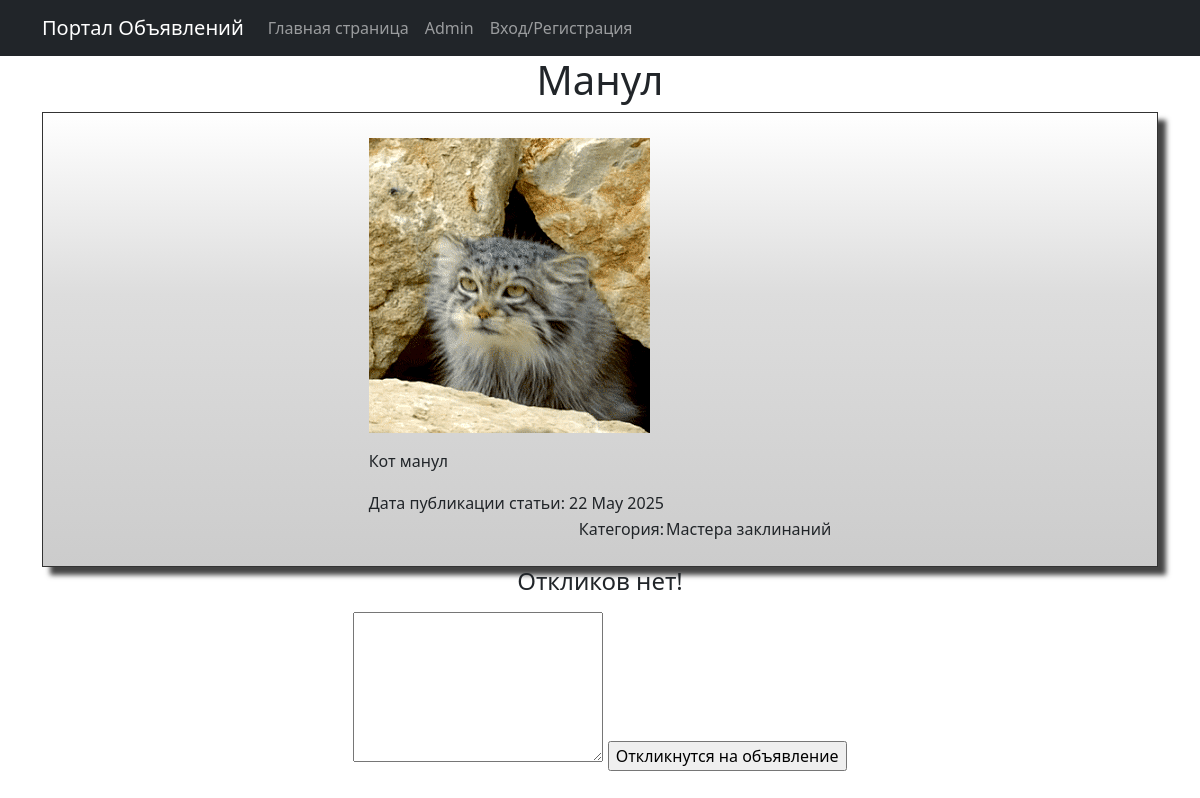
Page /8 on the committed database.
### advertisement/models.py (models this page shows, shortened)
class Advertisement(models.Model):
    user_id = models.ForeignKey(User, on_delete=models.CASCADE)
    title_ad = models.CharField(max_length=128)
    text_ad = CKEditor5Field()
    category = models.ForeignKey(Category, on_delete=models.CASCADE)
    date_time = models.DateTimeField(auto_now_add=True)

class Category(models.Model):
    name = models.CharField(max_length=64, unique=True)
    def __str__(self):
        return self.name

### advertisement/views.py (the view)
# urls.py: path('<int:pk>', AdDetail.as_view(), name='ad_detail'),
class AdDetail(DetailView):
    model = Advertisement
    template_name = 'advertisement/ad_detail.html'
    context_object_name = 'ad_detail'
    def get_context_data(self, **kwargs):
        ad = self.get_object()
        if ad.user_id == self.request.user:
            author_ad = True
        else:
            author_ad = False
        context = super().get_context_data(**kwargs)
        context['feedbacks'] = Feedback.objects.filter(ad_id=ad.pk)
        context['author_ad'] = author_ad
        context['not_author_ad'] = not author_ad
        return context

### templates/advertisement/ad_detail.html (shortened to what this page needs)
{% extends 'flatpages/default.html' %}
{% block content %}
<h1>{{ ad_detail.title_ad }}</h1>
        <div class="shadowbox">
                <table align="center">
                    <tr><td align="left">{{ ad_detail.text_ad | safe }}</td></tr>
                    <tr><td align="right"> Дата публикации статьи: {{ ad_detail.date_time | date:'d M Y' }}</td></tr>
                    <tr>
                        <td align="right"> Категория:</td>
                        <td> {{ ad_detail.category }} </td>
                    </tr>
                </table>
        </div>
<div>
        {% if feedbacks %}
            <table border="3" cellpadding="4" cellspacing="1">
                <tr>
                    <td align="left">Автор</td>
                    <td align="left">Текст отклика</td>
                    <td align="left">Дата</td>
                </tr>
                {% for feedback in feedbacks%}
                <tr>
                    <td>{{ feedback.user_id }}</td>
                    <td>{{ feedback.text_feedback }}</td>
                    <td>{{ feedback.date_time | date:'d M Y' }}</td>
                </tr>
                {% endfor %}
            </table>
        {% else %}
        <h4>Откликов нет!</h4>
        {% endif%}
</div>
<div>
    {% if not_author_ad %}
            <form action="{% url 'create_feedback' ad_detail.pk %}" method="post">
            <textarea name="text" style="width:250px;height:150px;"></textarea>
            <input type="submit" value="Откликнутся на объявление">
        </form>
    {% endif%}
</div>
{% endblock content %}

### templates/advertisement/ad_detail.html (style rules this page uses)
.shadowbox { width: 100%; margin: 0 auto; border: 1px solid #333; box-shadow: 8px 8px 5px #444; padding: 8px 12px; background-image: linear-gradient(180deg, #fff, #ddd 40%, #ccc); }

### rows in the picture
Advertisement: title_ad "Манул", text_ad (picture), text_ad "Кот манул", date_time "22 May 2025", category "Мастера заклинаний"
